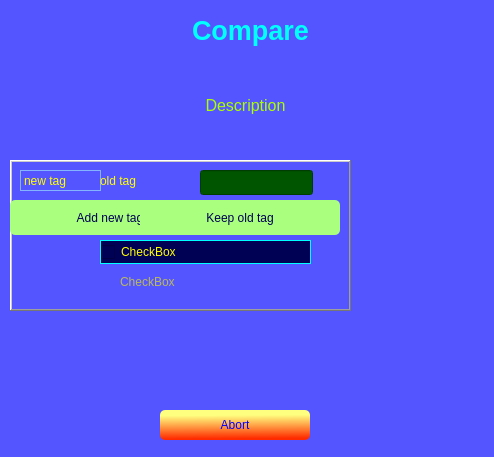
<?xml version="1.0" encoding="UTF-8"?>
<ui version="4.0">
 <class>Dialog</class>
 <widget class="QDialog" name="Dialog">
  <property name="geometry">
   <rect>
    <x>0</x>
    <y>0</y>
    <width>494</width>
    <height>457</height>
   </rect>
  </property>
  <property name="windowTitle">
   <string>Dialog</string>
  </property>
  <property name="styleSheet">
   <string notr="true">QDialog {background-color: #5555ff;}</string>
  </property>
  <widget class="QFrame" name="frm_tag">
   <property name="geometry">
    <rect>
     <x>10</x>
     <y>160</y>
     <width>341</width>
     <height>151</height>
    </rect>
   </property>
   <property name="frameShape">
    <enum>QFrame::WinPanel</enum>
   </property>
   <property name="frameShadow">
    <enum>QFrame::Raised</enum>
   </property>
   <widget class="QLabel" name="lbl_tag_new">
    <property name="geometry">
     <rect>
      <x>10</x>
      <y>10</y>
      <width>81</width>
      <height>21</height>
     </rect>
    </property>
    <property name="styleSheet">
     <string notr="true">QLabel {color: #ffff00; border: 1px solid #85b4ff;}</string>
    </property>
    <property name="text">
     <string>new tag</string>
    </property>
    <property name="wordWrap">
     <bool>true</bool>
    </property>
   </widget>
   <widget class="QLabel" name="lbl_tag_old">
    <property name="geometry">
     <rect>
      <x>90</x>
      <y>10</y>
      <width>61</width>
      <height>21</height>
     </rect>
    </property>
    <property name="styleSheet">
     <string notr="true">QLabel {color: #ffff00;}</string>
    </property>
    <property name="text">
     <string>old tag</string>
    </property>
    <property name="wordWrap">
     <bool>true</bool>
    </property>
   </widget>
   <widget class="QPushButton" name="btn_tag_new">
    <property name="geometry">
     <rect>
      <x>0</x>
      <y>40</y>
      <width>200</width>
      <height>35</height>
     </rect>
    </property>
    <property name="styleSheet">
     <string notr="true">QPushButton {color: rgb(0, 0, 83); background-color: rgb(170, 255, 127); border-radius: 5px;}
QPushButton:hover {background-color: qlineargradient(spread:pad, x1:0, y1:0.00568182, x2:0.98, y2:0.982955, stop:0 rgb(0, 67, 0), stop:1 rgb(0, 161, 0)); color: rgb(255, 255, 0)}
QPushButton:disabled {background-color: rgb(162, 162, 162);}
</string>
    </property>
    <property name="text">
     <string>Add new tag</string>
    </property>
    <property name="autoDefault">
     <bool>false</bool>
    </property>
   </widget>
   <widget class="QPushButton" name="btn_tag_old">
    <property name="geometry">
     <rect>
      <x>130</x>
      <y>40</y>
      <width>200</width>
      <height>35</height>
     </rect>
    </property>
    <property name="styleSheet">
     <string notr="true">QPushButton {color: rgb(0, 0, 83); background-color: rgb(170, 255, 127); border-radius: 5px;}
QPushButton:hover {background-color: qlineargradient(spread:pad, x1:0, y1:0.00568182, x2:0.98, y2:0.982955, stop:0 rgb(0, 67, 0), stop:1 rgb(0, 161, 0)); color: rgb(255, 255, 0)}
QPushButton:disabled {background-color: rgb(162, 162, 162);}
</string>
    </property>
    <property name="text">
     <string>Keep old tag</string>
    </property>
    <property name="autoDefault">
     <bool>false</bool>
    </property>
   </widget>
   <widget class="QLineEdit" name="txt_rename">
    <property name="geometry">
     <rect>
      <x>190</x>
      <y>10</y>
      <width>113</width>
      <height>25</height>
     </rect>
    </property>
    <property name="font">
     <font>
      <pointsize>12</pointsize>
     </font>
    </property>
    <property name="styleSheet">
     <string notr="true">QLineEdit {color: #ffff00; background-color: #005500;} QLineEdit:hover {background-color: #007400;}</string>
    </property>
   </widget>
   <widget class="QCheckBox" name="chk_item_default">
    <property name="geometry">
     <rect>
      <x>90</x>
      <y>80</y>
      <width>211</width>
      <height>24</height>
     </rect>
    </property>
    <property name="styleSheet">
     <string notr="true">QCheckBox {background-color: #000055; color: #ffff00; border: 1px solid #00ffff;} QCheckBox:hover {color: #aaffff;}</string>
    </property>
    <property name="text">
     <string>CheckBox</string>
    </property>
   </widget>
   <widget class="QCheckBox" name="chk_session_default">
    <property name="geometry">
     <rect>
      <x>90</x>
      <y>110</y>
      <width>211</width>
      <height>24</height>
     </rect>
    </property>
    <property name="styleSheet">
     <string notr="true">QCheckBox {background-color: transparent; color: #b9b95c; border: 0px;} QCheckBox:hover {color: #aaffff;}</string>
    </property>
    <property name="text">
     <string>CheckBox</string>
    </property>
   </widget>
  </widget>
  <widget class="QLabel" name="lbl_title">
   <property name="geometry">
    <rect>
     <x>10</x>
     <y>10</y>
     <width>481</width>
     <height>41</height>
    </rect>
   </property>
   <property name="font">
    <font>
     <pointsize>20</pointsize>
     <weight>75</weight>
     <bold>true</bold>
    </font>
   </property>
   <property name="styleSheet">
    <string notr="true">QLabel {color: rgb(0, 255, 255); border: 0px;}</string>
   </property>
   <property name="text">
    <string>Compare</string>
   </property>
   <property name="alignment">
    <set>Qt::AlignCenter</set>
   </property>
  </widget>
  <widget class="QLabel" name="lbl_desc">
   <property name="geometry">
    <rect>
     <x>10</x>
     <y>60</y>
     <width>471</width>
     <height>91</height>
    </rect>
   </property>
   <property name="font">
    <font>
     <pointsize>12</pointsize>
    </font>
   </property>
   <property name="styleSheet">
    <string notr="true">QLabel {color: #aaff00; border: 0px;}</string>
   </property>
   <property name="text">
    <string>Description</string>
   </property>
   <property name="alignment">
    <set>Qt::AlignCenter</set>
   </property>
   <property name="wordWrap">
    <bool>true</bool>
   </property>
  </widget>
  <widget class="QPushButton" name="btn_abort">
   <property name="geometry">
    <rect>
     <x>160</x>
     <y>410</y>
     <width>150</width>
     <height>30</height>
    </rect>
   </property>
   <property name="styleSheet">
    <string notr="true">QPushButton {color: #0000ff; background-color:qlineargradient(spread:pad, x1:0.502, y1:0.144, x2:0.532, y2:1, stop:0.0338983 rgba(255, 255, 127, 255), stop:0.943182 rgba(255, 43, 0, 255)); border-radius: 5px;}
QPushButton:hover {background-color: qlineargradient(spread:pad, x1:0, y1:0.00568182, x2:0.98, y2:0.982955, stop:0 #ffff00, stop:1 #ff0000); color: #0000ff;}
QPushButton:disabled {color: rgb(220, 220, 220); background-color: rgb(145, 145, 145);}</string>
   </property>
   <property name="text">
    <string>Abort</string>
   </property>
   <property name="autoDefault">
    <bool>false</bool>
   </property>
  </widget>
 </widget>
 <resources/>
 <connections/>
</ui>
